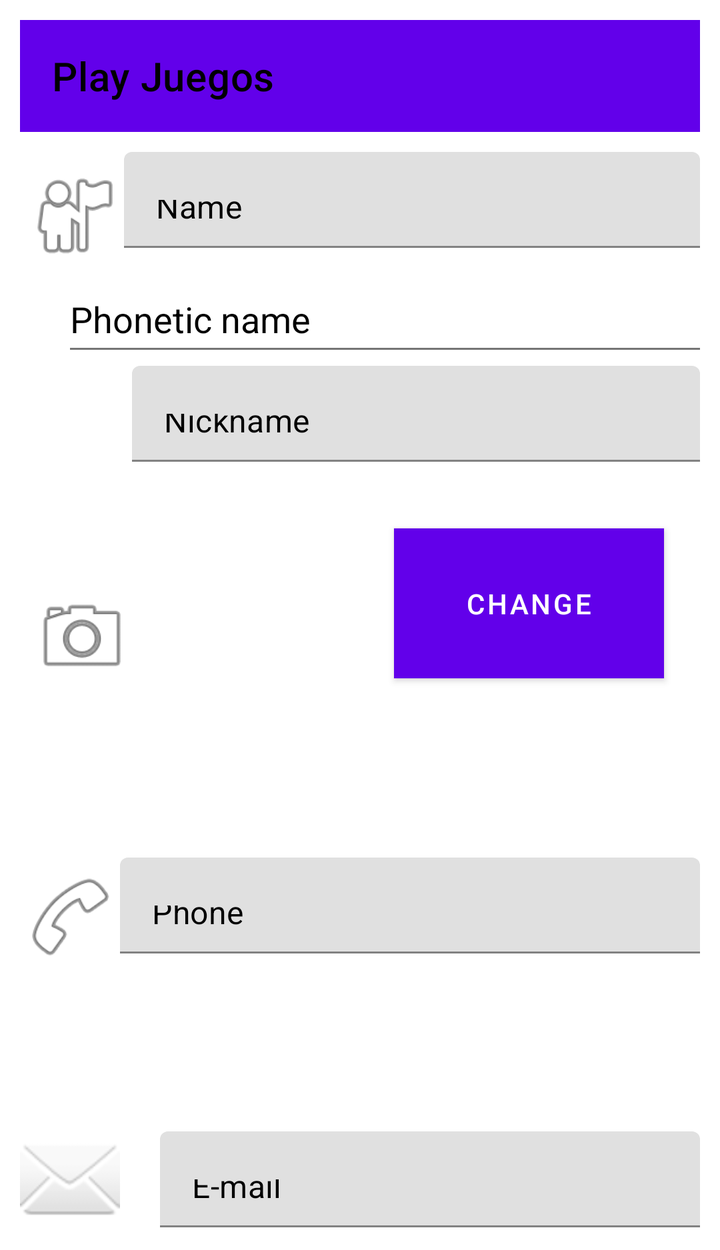
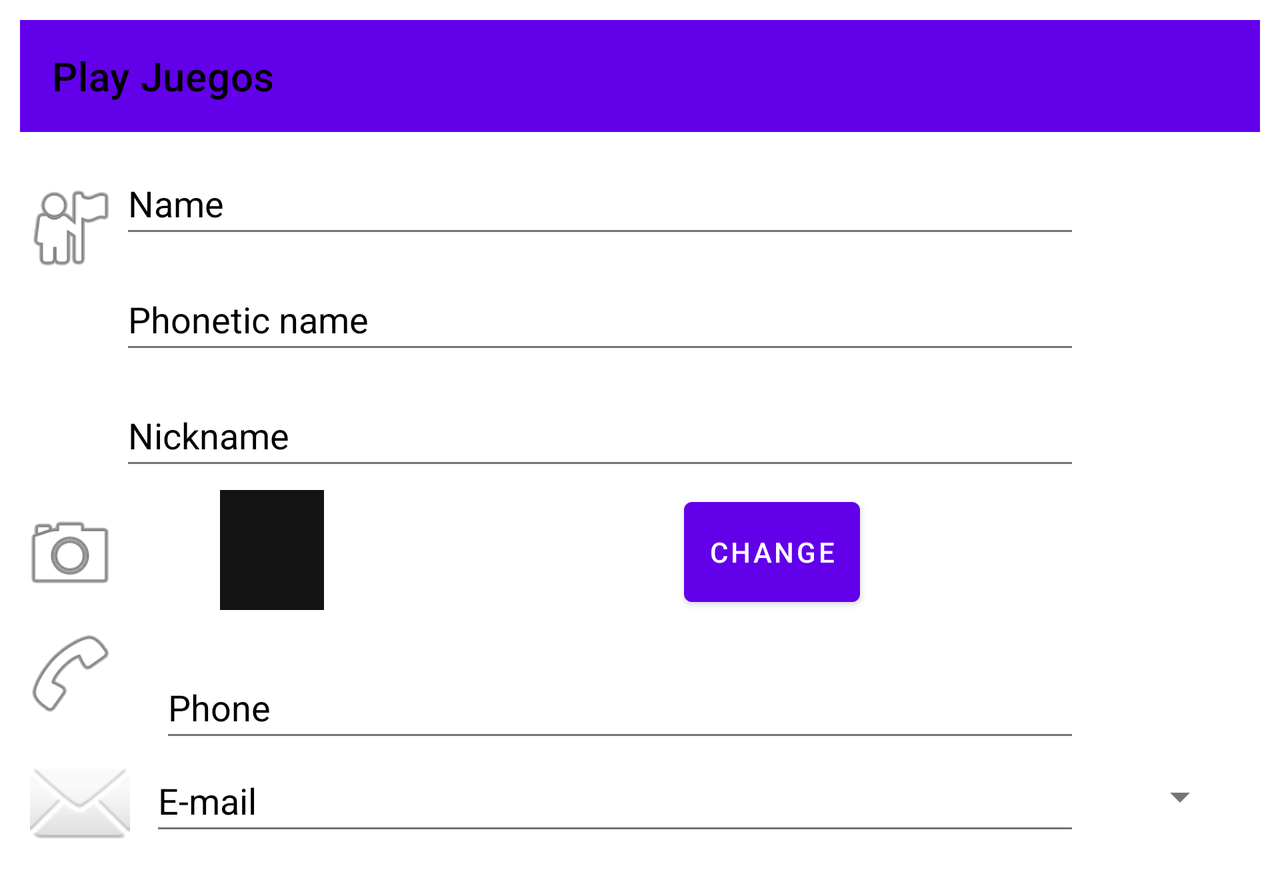

One screen, two layout resources from the same app: the default and the repository's alternative for another configuration. Each is rendered where Android would select it; the XML of both is given below.
<!-- AndroidManifest.xml: application theme PlayJuegosTheme -->
<!-- res/layout/newplayer.xml -->
<?xml version="1.0" encoding="utf-8"?>
<ScrollView xmlns:android="http://schemas.android.com/apk/res/android"
    xmlns:app="http://schemas.android.com/apk/res-auto"
    xmlns:tools="http://schemas.android.com/tools"
    android:layout_width="match_parent"
    android:layout_height="wrap_content"
    >
    <androidx.constraintlayout.widget.ConstraintLayout
        android:layout_width="match_parent"
        android:layout_height="wrap_content"
        tools:context=".NewPlayer"
        android:padding="10dp">

        <Button
            android:id="@+id/button2"
            android:layout_width="0dp"
            android:layout_height="75dp"
            android:layout_marginStart="90dp"
            android:layout_marginEnd="18dp"
            android:background="@color/design_default_color_secondary"
            android:backgroundTint="@color/design_default_color_secondary_variant"
            android:padding="10dp"
            android:text="CHANGE"
            app:layout_constraintBottom_toBottomOf="@+id/imageView7"
            app:layout_constraintEnd_toEndOf="parent"
            app:layout_constraintStart_toEndOf="@+id/imageView10"
            app:layout_constraintTop_toTopOf="@+id/imageView10" />

        <ImageView
            android:id="@+id/imageView6"
            android:layout_width="50dp"
            android:layout_height="50dp"
            android:layout_marginStart="2dp"
            android:layout_marginTop="17dp"
            app:layout_constraintEnd_toStartOf="@+id/textInputLayout5"
            app:layout_constraintStart_toStartOf="parent"
            app:layout_constraintTop_toBottomOf="@+id/toolbar"
            app:srcCompat="@android:drawable/ic_menu_myplaces" />

        <ImageView
            android:id="@+id/imageView7"
            android:layout_width="50dp"
            android:layout_height="50dp"
            android:layout_marginStart="6dp"
            android:layout_marginTop="110dp"
            android:layout_marginEnd="41dp"
            android:layout_marginBottom="60dp"
            app:layout_constraintBottom_toTopOf="@+id/imageView8"
            app:layout_constraintEnd_toStartOf="@+id/imageView10"
            app:layout_constraintStart_toStartOf="parent"
            app:layout_constraintTop_toBottomOf="@+id/editTextText2"
            app:srcCompat="@android:drawable/ic_menu_camera" />

        <ImageView
            android:id="@+id/imageView8"
            android:layout_width="50dp"
            android:layout_height="49dp"
            android:layout_marginTop="30dp"
            android:layout_marginBottom="25dp"
            app:layout_constraintBottom_toTopOf="@+id/imageView9"
            app:layout_constraintEnd_toStartOf="@+id/textInputLayout3"
            app:layout_constraintStart_toStartOf="parent"
            app:layout_constraintTop_toBottomOf="@+id/imageView7"
            app:srcCompat="@android:drawable/ic_menu_call" />

        <ImageView
            android:id="@+id/imageView9"
            android:layout_width="50dp"
            android:layout_height="50dp"
            android:layout_marginTop="56dp"
            android:layout_marginEnd="10dp"
            app:layout_constraintBottom_toBottomOf="parent"
            app:layout_constraintEnd_toStartOf="@+id/textInputLayout2"
            app:layout_constraintStart_toStartOf="parent"
            app:layout_constraintTop_toBottomOf="@+id/imageView8"
            app:srcCompat="@android:drawable/ic_dialog_email" />

        <ImageView
            android:id="@+id/imageView10"
            android:layout_width="0dp"
            android:layout_height="75dp"
            android:layout_marginStart="41dp"
            android:layout_marginTop="29dp"
            android:background="#131313"
            app:layout_constraintStart_toEndOf="@+id/imageView7"
            app:layout_constraintTop_toBottomOf="@+id/textInputLayout4"
            app:srcCompat="@drawable/ic_launcher_foreground" />

        <com.google.android.material.textfield.TextInputLayout
            android:id="@+id/textInputLayout5"
            android:layout_width="0dp"
            android:layout_height="wrap_content"
            android:layout_marginTop="10dp"
            app:layout_constraintBottom_toTopOf="@+id/editTextText2"
            app:layout_constraintEnd_toEndOf="parent"
            app:layout_constraintStart_toEndOf="@+id/imageView6"
            app:layout_constraintTop_toBottomOf="@+id/toolbar">

            <EditText
                android:id="@+id/editTextText"
                android:layout_width="match_parent"
                android:layout_height="48dp"
                android:ems="10"
                android:inputType="text"
                android:text="Name" />
        </com.google.android.material.textfield.TextInputLayout>


        <com.google.android.material.textfield.TextInputLayout
            android:layout_width="0dp"
            android:layout_height="wrap_content"
            android:layout_marginTop="10dp"
            app:layout_constraintBottom_toTopOf="@+id/editTextText2"
            app:layout_constraintEnd_toEndOf="parent"
            app:layout_constraintStart_toEndOf="@+id/imageView6"
            app:layout_constraintTop_toBottomOf="@+id/toolbar"  >

        </com.google.android.material.textfield.TextInputLayout>


        <com.google.android.material.textfield.TextInputLayout
            android:id="@+id/textInputLayout4"
            android:layout_width="0dp"
            android:layout_height="wrap_content"
            app:layout_constraintBottom_toTopOf="@+id/imageView10"
            app:layout_constraintEnd_toEndOf="parent"
            app:layout_constraintStart_toEndOf="@+id/imageView7"
            app:layout_constraintTop_toBottomOf="@+id/editTextText2">

            <EditText
                android:id="@+id/editTextText3"
                android:layout_width="match_parent"
                android:layout_height="48dp"
                android:ems="10"
                android:inputType="text"
                android:text="Nickname" />

        </com.google.android.material.textfield.TextInputLayout>


        <com.google.android.material.textfield.TextInputLayout
            android:id="@+id/textInputLayout3"
            android:layout_width="0dp"
            android:layout_height="wrap_content"
            android:layout_marginTop="10dp"
            app:layout_constraintBottom_toTopOf="@+id/imageView9"
            app:layout_constraintEnd_toEndOf="parent"
            app:layout_constraintStart_toEndOf="@+id/imageView8"
            app:layout_constraintTop_toBottomOf="@+id/imageView10"
            app:layout_constraintVertical_bias="0.489">

            <EditText
                android:id="@+id/editTextText4"
                android:layout_width="match_parent"
                android:layout_height="48dp"
                android:ems="10"
                android:inputType="text"
                android:text="Phone" />

        </com.google.android.material.textfield.TextInputLayout>

        <com.google.android.material.textfield.TextInputLayout
            android:id="@+id/textInputLayout2"
            android:layout_width="0dp"
            android:layout_height="wrap_content"
            android:layout_marginStart="10dp"
            app:layout_constraintBottom_toBottomOf="parent"
            app:layout_constraintEnd_toEndOf="parent"
            app:layout_constraintHorizontal_bias="1.0"
            app:layout_constraintStart_toEndOf="@+id/imageView9"
            app:layout_constraintTop_toTopOf="@+id/imageView9">

            <EditText
                android:id="@+id/editTextText5"
                android:layout_width="match_parent"
                android:layout_height="48dp"
                android:ems="10"
                android:inputType="text"
                android:text="E-mail" />

        </com.google.android.material.textfield.TextInputLayout>

        <androidx.appcompat.widget.Toolbar
            android:id="@+id/toolbar"
            android:layout_width="0dp"
            android:layout_height="wrap_content"
            android:layout_marginBottom="25dp"
            android:background="@color/mi_color_primary"
            android:minHeight="?attr/actionBarSize"
            android:theme="?attr/actionBarTheme"
            app:layout_constraintBottom_toTopOf="@+id/imageView6"
            app:layout_constraintEnd_toEndOf="parent"
            app:layout_constraintStart_toStartOf="parent"
            app:layout_constraintTop_toTopOf="parent"
            app:title="Play Juegos" />

        <Spinner
            android:id="@+id/spinner"
            android:layout_width="48dp"
            android:layout_height="48dp"
            android:layout_marginStart="365dp"
            android:layout_marginTop="21dp"
            android:layout_marginEnd="16dp"
            android:layout_marginBottom="20dp"
            app:layout_constraintBottom_toTopOf="@+id/textInputLayout2"
            app:layout_constraintEnd_toEndOf="parent"
            app:layout_constraintStart_toStartOf="parent"
            app:layout_constraintTop_toBottomOf="@+id/textInputLayout3" />

        <EditText
            android:id="@+id/editTextText2"
            android:layout_width="348dp"
            android:layout_height="50dp"
            android:layout_marginStart="50dp"
            android:layout_marginEnd="0dp"
            android:ems="10"
            android:inputType="text"
            android:text="Phonetic name"
            app:layout_constraintBottom_toTopOf="@+id/textInputLayout4"
            app:layout_constraintEnd_toEndOf="parent"
            app:layout_constraintStart_toStartOf="parent"
            app:layout_constraintTop_toBottomOf="@+id/imageView6" />


    </androidx.constraintlayout.widget.ConstraintLayout>

</ScrollView>
<!-- resources referenced by this layout -->
<resources>
  <color name="mi_color_primary">#FF6200EA</color>
  <style name="PlayJuegosTheme" parent="Theme.MaterialComponents.DayNight.NoActionBar">
          
          <item name="colorPrimary">@color/mi_color_primary</item>
          <item name="colorPrimaryVariant">@color/mi_color_primary_variant</item>
  
          
          <item name="android:statusBarColor">@color/mi_color_status_bar</item>
  
          
          <item name="android:navigationBarColor">@color/mi_color_navigation_bar</item>
  
          
          <item name="android:textColorPrimary">@color/mi_color_text_primary</item>
  
          
          <item name="android:textColorSecondary">@color/mi_color_text_secondary</item>
  
          
      </style>
  <color name="mi_color_primary_variant">#FF3700B3</color>
  <color name="mi_color_status_bar">#FF6200EA</color>
  <color name="mi_color_navigation_bar">#FF3700B3</color>
  <color name="mi_color_text_primary">#FF000000</color>
  <color name="mi_color_text_secondary">#FF757575</color>
</resources>
<!-- res/layout-land/newplayer.xml (the repository's variant of the layout above) -->
<!-- drawn on the phone turned sideways -->
<?xml version="1.0" encoding="utf-8"?>
<ScrollView xmlns:android="http://schemas.android.com/apk/res/android"
    xmlns:app="http://schemas.android.com/apk/res-auto"
    xmlns:tools="http://schemas.android.com/tools"
    android:layout_width="match_parent"
    android:layout_height="wrap_content"
    >
<androidx.constraintlayout.widget.ConstraintLayout
    android:layout_width="match_parent"
    android:layout_height="match_parent"
    tools:context=".NewPlayer"
    android:padding="10dp">

    <Button
        android:id="@+id/button2"
        android:layout_width="0dp"
        android:layout_height="62dp"
        android:layout_marginEnd="200dp"
        android:layout_marginBottom="21dp"
        android:padding="10dp"
        android:text="CHANGE"
        app:layout_constraintBottom_toTopOf="@+id/editTextText4"
        app:layout_constraintEnd_toEndOf="parent"
        app:layout_constraintTop_toTopOf="@+id/imageView10" />

    <ImageView
        android:id="@+id/imageView6"
        android:layout_width="50dp"
        android:layout_height="50dp"
        android:layout_marginTop="10dp"
        android:layout_marginBottom="100dp"
        app:layout_constraintBottom_toTopOf="@+id/imageView7"
        app:layout_constraintEnd_toStartOf="@+id/editTextText"
        app:layout_constraintStart_toStartOf="parent"
        app:layout_constraintTop_toBottomOf="@+id/toolbar"
        app:srcCompat="@android:drawable/ic_menu_myplaces" />

    <ImageView
        android:id="@+id/imageView7"
        android:layout_width="50dp"
        android:layout_height="50dp"
        android:layout_marginBottom="10dp"
        app:layout_constraintBottom_toTopOf="@+id/imageView8"
        app:layout_constraintEnd_toStartOf="@+id/editTextText3"
        app:layout_constraintStart_toStartOf="parent"
        app:srcCompat="@android:drawable/ic_menu_camera" />

    <ImageView
        android:id="@+id/imageView8"
        android:layout_width="50dp"
        android:layout_height="49dp"
        android:layout_marginEnd="10dp"
        android:layout_marginBottom="15dp"
        app:layout_constraintBottom_toTopOf="@+id/imageView9"
        app:layout_constraintEnd_toStartOf="@+id/editTextText4"
        app:layout_constraintStart_toStartOf="parent"
        app:srcCompat="@android:drawable/ic_menu_call" />

    <ImageView
        android:id="@+id/imageView9"
        android:layout_width="50dp"
        android:layout_height="50dp"
        android:layout_marginEnd="10dp"
        app:layout_constraintBottom_toBottomOf="parent"
        app:layout_constraintEnd_toStartOf="@+id/editTextText4"
        app:layout_constraintStart_toStartOf="parent"
        app:srcCompat="@android:drawable/ic_dialog_email" />

    <ImageView
        android:id="@+id/imageView10"
        android:layout_width="0dp"
        android:layout_height="60dp"
        android:layout_marginStart="50dp"
        android:layout_marginEnd="180dp"
        android:layout_marginBottom="13dp"
        android:background="#131313"
        app:layout_constraintBottom_toTopOf="@+id/editTextText4"
        app:layout_constraintEnd_toStartOf="@+id/button2"
        app:layout_constraintStart_toEndOf="@+id/imageView7"
        app:layout_constraintTop_toTopOf="@+id/imageView7"
        app:srcCompat="@drawable/ic_launcher_foreground" />

    <EditText
        android:id="@+id/editTextText"
        android:layout_width="0dp"
        android:layout_height="48dp"
        android:layout_marginTop="10dp"
        android:layout_marginEnd="90dp"
        android:layout_marginBottom="10dp"
        android:ems="10"
        android:inputType="text"
        android:text="Name"
        app:layout_constraintBottom_toTopOf="@+id/editTextText2"
        app:layout_constraintEnd_toEndOf="parent"
        app:layout_constraintStart_toEndOf="@+id/imageView6"
        app:layout_constraintTop_toBottomOf="@+id/toolbar" />

    <EditText
        android:id="@+id/editTextText2"
        android:layout_width="0dp"
        android:layout_height="48dp"
        android:layout_marginStart="50dp"
        android:layout_marginEnd="90dp"
        android:layout_marginBottom="10dp"
        android:ems="10"
        android:inputType="text"
        android:text="Phonetic name"
        app:layout_constraintBottom_toTopOf="@+id/editTextText3"
        app:layout_constraintEnd_toEndOf="parent"
        app:layout_constraintHorizontal_bias="0.501"
        app:layout_constraintStart_toStartOf="parent"
        app:layout_constraintTop_toBottomOf="@+id/editTextText" />

    <EditText
        android:id="@+id/editTextText3"
        android:layout_width="0dp"
        android:layout_height="48dp"
        android:layout_marginEnd="90dp"
        android:layout_marginBottom="5dp"
        android:ems="10"
        android:inputType="text"
        android:text="Nickname"
        app:layout_constraintBottom_toTopOf="@+id/imageView10"
        app:layout_constraintEnd_toEndOf="parent"
        app:layout_constraintStart_toEndOf="@+id/imageView7"
        app:layout_constraintTop_toBottomOf="@+id/editTextText2" />

    <EditText
        android:id="@+id/editTextText4"
        android:layout_width="0dp"
        android:layout_height="48dp"
        android:layout_marginStart="10dp"
        android:layout_marginTop="10dp"
        android:layout_marginEnd="90dp"
        android:ems="10"
        android:inputType="text"
        android:text="Phone"
        app:layout_constraintBottom_toTopOf="@+id/imageView9"
        app:layout_constraintEnd_toEndOf="parent"
        app:layout_constraintStart_toEndOf="@+id/imageView8"
        app:layout_constraintTop_toBottomOf="@+id/imageView10"
        app:layout_constraintVertical_bias="0.489" />

    <EditText
        android:id="@+id/editTextText5"
        android:layout_width="0dp"
        android:layout_height="48dp"
        android:layout_marginStart="10dp"
        android:layout_marginTop="10dp"
        android:layout_marginEnd="90dp"
        android:layout_marginBottom="10dp"
        android:ems="10"
        android:inputType="text"
        android:text="E-mail"
        app:layout_constraintBottom_toBottomOf="parent"
        app:layout_constraintEnd_toEndOf="parent"
        app:layout_constraintStart_toEndOf="@+id/imageView9"
        app:layout_constraintTop_toBottomOf="@+id/editTextText4"
        app:layout_constraintVertical_bias="0.625" />

    <Spinner
        android:id="@+id/spinner"
        android:layout_width="50dp"
        android:layout_height="48dp"
        android:layout_marginTop="16dp"
        android:layout_marginEnd="16dp"
        android:layout_marginBottom="32dp"
        app:layout_constraintBottom_toTopOf="@+id/editTextText5"
        app:layout_constraintEnd_toEndOf="parent"
        app:layout_constraintTop_toBottomOf="@+id/editTextText4"
        app:layout_constraintVertical_bias="0.181" />

    <androidx.appcompat.widget.Toolbar
        android:id="@+id/toolbar"
        android:layout_width="0dp"
        android:layout_height="wrap_content"
        android:background="@color/mi_color_primary"
        android:minHeight="?attr/actionBarSize"
        android:theme="?attr/actionBarTheme"
        app:layout_constraintBottom_toTopOf="@+id/editTextText"
        app:layout_constraintEnd_toEndOf="parent"
        app:layout_constraintStart_toStartOf="parent"
        app:layout_constraintTop_toTopOf="parent"
        app:title="Play Juegos"
        />

</androidx.constraintlayout.widget.ConstraintLayout>

</ScrollView>
